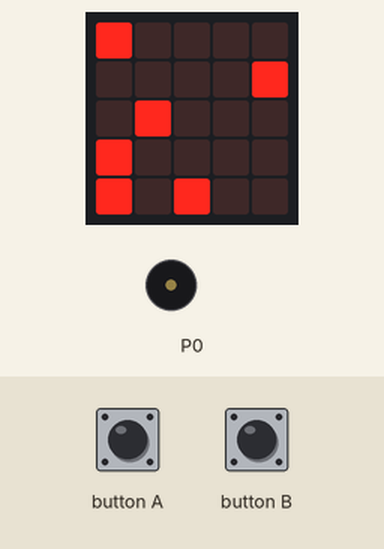
Bench run of a program on a simulated BBC micro:bit (MakeCode). Shown: the board's 5×5 LED display, buzzer (waves = sounding). The test bench sets the inputs (shaded band). Random numbers come from a fixed seed.

Above: at 2.8 s.
2.9 s: button B pressed for 0.15 s
At 3.5 s:
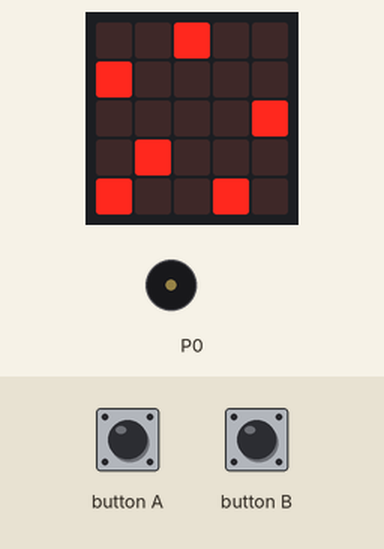
6.0 s: button A pressed for 0.15 s
At 6.7 s:
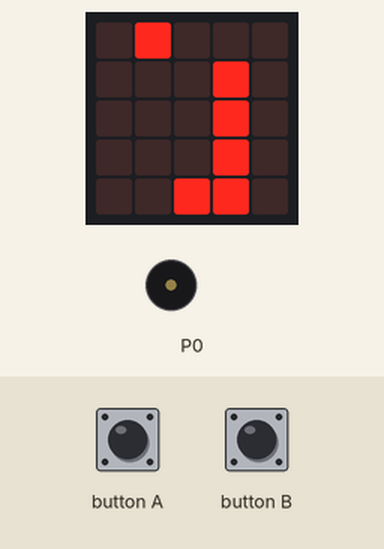
9.1 s: button A pressed for 0.15 s
At 9.8 s:
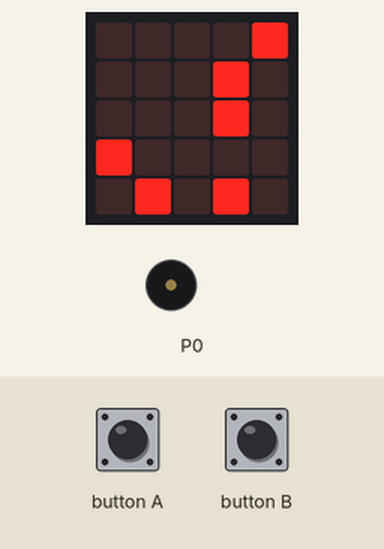
12.2 s: button B pressed for 0.15 s
At 12.8 s:
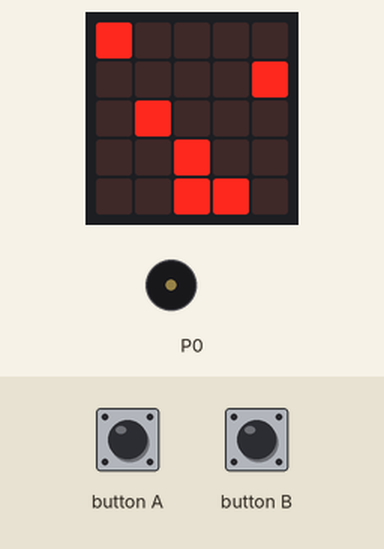
12.9 s: button B pressed for 0.15 s
At 13.4 s:
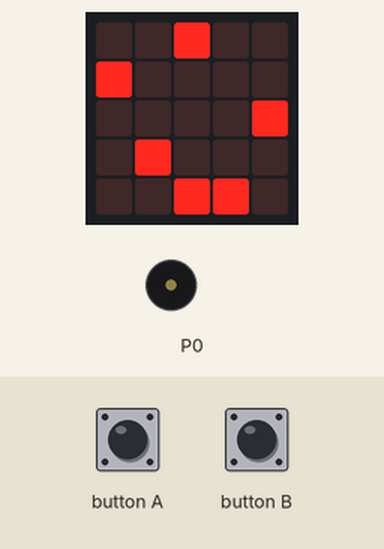
16.0 s: button A pressed for 0.15 s
At 16.5 s:
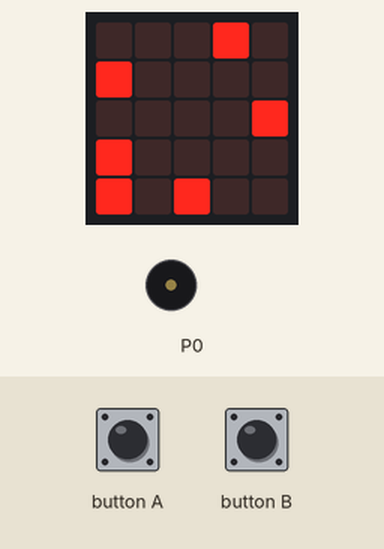
Timing chart, 0 to 19.0 s (numbered marks = the images above; inputs shaded):
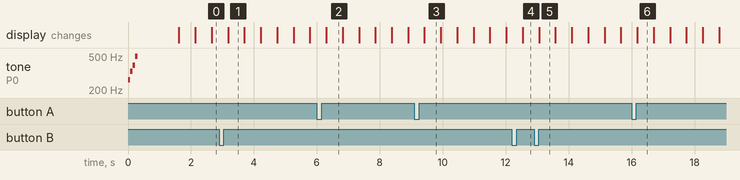

The program:

main.ts
```typescript
input.onButtonPressed(Button.A, function () {
    b = a
    a += -1
})
input.onButtonPressed(Button.B, function () {
    b = a
    a += 1
})
let e = 0
let c = 0
let b = 0
let a = 0
let _51 = 0
let _41 = 0
let _31 = 0
let _21 = 0
let _11 = 0
a = 2
led.plot(a, 4)
music.play(music.stringPlayable("C E G B - - - - ", 822), music.PlaybackMode.UntilDone)
basic.pause(1000)
basic.forever(function () {
    c = randint(0, 4)
    led.unplot(_11, 0)
    led.unplot(_21, 1)
    led.unplot(_31, 2)
    led.unplot(_41, 3)
    led.unplot(_51, 4)
    _51 = _41
    _41 = _31
    _31 = _21
    _21 = _11
    _11 = c
    led.plot(_11, 0)
    led.plot(_21, 1)
    led.plot(_31, 2)
    led.plot(_41, 3)
    led.plot(a, 4)
    if (a < 0) {
        a = 0
    }
    if (a > 4) {
        a = 4
    }
    if (a != b) {
        led.unplot(b, 4)
    }
    led.plot(_51, 4)
    if (a == _51) {
        music.play(music.stringPlayable("C5 A F D - - - - ", 822), music.PlaybackMode.UntilDone)
        basic.showLeds(`
            # # # # #
            # # # # #
            # # # # #
            # # # # #
            # # # # #
            `)
        e = e + 1
        basic.showNumber(e)
        basic.pause(2000)
        basic.showLeds(`
            . . . . .
            . . . . .
            . . . . .
            . . . . .
            . . . . .
            `)
        basic.pause(500)
    }
    basic.pause(500)
})
```

test.ts
```typescript
// ide kerülnek a tesztek; a rendszer ezt nem kompilálja, ha a csomagot bővítményként használják.
```

Measured:
- what the display in image 1 shows lasts 0.5 s, from 3.2 s to 3.7 s
